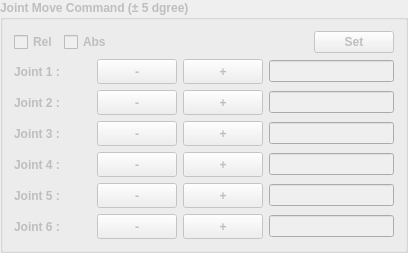
         <widget class="QGroupBox" name="gbJointMoveCommand">
          <property name="enabled">
           <bool>false</bool>
          </property>
          <property name="minimumSize">
           <size>
            <width>350</width>
            <height>0</height>
           </size>
          </property>
          <property name="maximumSize">
           <size>
            <width>16777215</width>
            <height>16777215</height>
           </size>
          </property>
          <property name="font">
           <font>
            <weight>75</weight>
            <bold>true</bold>
           </font>
          </property>
          <property name="title">
           <string>Joint Move Command (± 5 dgree)</string>
          </property>
          <layout class="QGridLayout" name="gridLayout_5">
           <item row="0" column="0">
            <layout class="QHBoxLayout" name="horizontalLayout_18">
             <item>
              <widget class="QCheckBox" name="cbJointRel">
               <property name="minimumSize">
                <size>
                 <width>0</width>
                 <height>0</height>
                </size>
               </property>
               <property name="text">
                <string>Rel</string>
               </property>
              </widget>
             </item>
             <item>
              <widget class="QCheckBox" name="cbJointAbs">
               <property name="minimumSize">
                <size>
                 <width>0</width>
                 <height>0</height>
                </size>
               </property>
               <property name="text">
                <string>Abs</string>
               </property>
              </widget>
             </item>
             <item>
              <spacer name="horizontalSpacer">
               <property name="orientation">
                <enum>Qt::Horizontal</enum>
               </property>
               <property name="sizeHint" stdset="0">
                <size>
                 <width>40</width>
                 <height>20</height>
                </size>
               </property>
              </spacer>
             </item>
             <item>
              <widget class="QPushButton" name="btnJSet">
               <property name="minimumSize">
                <size>
                 <width>0</width>
                 <height>0</height>
                </size>
               </property>
               <property name="maximumSize">
                <size>
                 <width>16777215</width>
                 <height>16777215</height>
                </size>
               </property>
               <property name="text">
                <string>Set</string>
               </property>
              </widget>
             </item>
            </layout>
           </item>
           <item row="1" column="0">
            <layout class="QHBoxLayout" name="hlJoint1">
             <item>
              <widget class="QLabel" name="lbJoint1">
               <property name="minimumSize">
                <size>
                 <width>77</width>
                 <height>0</height>
                </size>
               </property>
               <property name="text">
                <string>Joint 1 : </string>
               </property>
              </widget>
             </item>
             <item>
              <widget class="QPushButton" name="btnJ1N">
               <property name="minimumSize">
                <size>
                 <width>25</width>
                 <height>25</height>
                </size>
               </property>
               <property name="maximumSize">
                <size>
                 <width>16777215</width>
                 <height>16777215</height>
                </size>
               </property>
               <property name="text">
                <string>-</string>
               </property>
              </widget>
             </item>
             <item>
              <widget class="QPushButton" name="btnJ1P">
               <property name="minimumSize">
                <size>
                 <width>25</width>
                 <height>25</height>
                </size>
               </property>
               <property name="maximumSize">
                <size>
                 <width>16777215</width>
                 <height>16777215</height>
                </size>
               </property>
               <property name="text">
                <string>+</string>
               </property>
              </widget>
             </item>
             <item>
              <widget class="QLineEdit" name="txtJCmd1">
               <property name="minimumSize">
                <size>
                 <width>82</width>
                 <height>0</height>
                </size>
               </property>
               <property name="layoutDirection">
                <enum>Qt::LeftToRight</enum>
               </property>
               <property name="text">
                <string/>
               </property>
               <property name="alignment">
                <set>Qt::AlignRight|Qt::AlignTrailing|Qt::AlignVCenter</set>
               </property>
              </widget>
             </item>
            </layout>
           </item>
           <item row="2" column="0">
            <layout class="QHBoxLayout" name="hlJoint2">
             <item>
              <widget class="QLabel" name="lbJoint2">
               <property name="minimumSize">
                <size>
                 <width>77</width>
                 <height>0</height>
                </size>
               </property>
               <property name="text">
                <string>Joint 2 : </string>
               </property>
              </widget>
             </item>
             <item>
              <widget class="QPushButton" name="btnJ2N">
               <property name="minimumSize">
                <size>
                 <width>25</width>
                 <height>25</height>
                </size>
               </property>
               <property name="maximumSize">
                <size>
                 <width>16777215</width>
                 <height>16777215</height>
                </size>
               </property>
               <property name="text">
                <string>-</string>
               </property>
              </widget>
             </item>
             <item>
              <widget class="QPushButton" name="btnJ2P">
               <property name="minimumSize">
                <size>
                 <width>25</width>
                 <height>25</height>
                </size>
               </property>
               <property name="maximumSize">
                <size>
                 <width>16777215</width>
                 <height>16777215</height>
                </size>
               </property>
               <property name="text">
                <string>+</string>
               </property>
              </widget>
             </item>
             <item>
              <widget class="QLineEdit" name="txtJCmd2">
               <property name="alignment">
                <set>Qt::AlignRight|Qt::AlignTrailing|Qt::AlignVCenter</set>
               </property>
              </widget>
             </item>
            </layout>
           </item>
           <item row="4" column="0">
            <layout class="QHBoxLayout" name="hlJoint4">
             <item>
              <widget class="QLabel" name="lbJoint4">
               <property name="minimumSize">
                <size>
                 <width>77</width>
                 <height>0</height>
                </size>
               </property>
               <property name="text">
                <string>Joint 4 : </string>
               </property>
              </widget>
             </item>
             <item>
              <widget class="QPushButton" name="btnJ4N">
               <property name="minimumSize">
                <size>
                 <width>25</width>
                 <height>25</height>
                </size>
               </property>
               <property name="maximumSize">
                <size>
                 <width>16777215</width>
                 <height>16777215</height>
                </size>
               </property>
               <property name="text">
                <string>-</string>
               </property>
              </widget>
             </item>
             <item>
              <widget class="QPushButton" name="btnJ4P">
               <property name="minimumSize">
                <size>
                 <width>25</width>
                 <height>25</height>
                </size>
               </property>
               <property name="maximumSize">
                <size>
                 <width>16777215</width>
                 <height>16777215</height>
                </size>
               </property>
               <property name="text">
                <string>+</string>
               </property>
              </widget>
             </item>
             <item>
              <widget class="QLineEdit" name="txtJCmd4">
               <property name="alignment">
                <set>Qt::AlignRight|Qt::AlignTrailing|Qt::AlignVCenter</set>
               </property>
              </widget>
             </item>
            </layout>
           </item>
           <item row="3" column="0">
            <layout class="QHBoxLayout" name="hlJoint3">
             <item>
              <widget class="QLabel" name="lbJoint3">
               <property name="minimumSize">
                <size>
                 <width>77</width>
                 <height>0</height>
                </size>
               </property>
               <property name="text">
                <string>Joint 3 : </string>
               </property>
              </widget>
             </item>
             <item>
              <widget class="QPushButton" name="btnJ3N">
               <property name="minimumSize">
                <size>
                 <width>25</width>
                 <height>25</height>
                </size>
               </property>
               <property name="maximumSize">
                <size>
                 <width>16777215</width>
                 <height>16777215</height>
                </size>
               </property>
               <property name="text">
                <string>-</string>
               </property>
              </widget>
             </item>
             <item>
              <widget class="QPushButton" name="btnJ3P">
               <property name="minimumSize">
                <size>
                 <width>25</width>
                 <height>25</height>
                </size>
               </property>
               <property name="maximumSize">
                <size>
                 <width>16777215</width>
                 <height>16777215</height>
                </size>
               </property>
               <property name="text">
                <string>+</string>
               </property>
              </widget>
             </item>
             <item>
              <widget class="QLineEdit" name="txtJCmd3">
               <property name="alignment">
                <set>Qt::AlignRight|Qt::AlignTrailing|Qt::AlignVCenter</set>
               </property>
              </widget>
             </item>
            </layout>
           </item>
           <item row="5" column="0">
            <layout class="QHBoxLayout" name="hlJoint5">
             <item>
              <widget class="QLabel" name="lbJoint5">
               <property name="minimumSize">
                <size>
                 <width>77</width>
                 <height>0</height>
                </size>
               </property>
               <property name="text">
                <string>Joint 5 : </string>
               </property>
              </widget>
             </item>
             <item>
              <widget class="QPushButton" name="btnJ5N">
               <property name="minimumSize">
                <size>
                 <width>25</width>
                 <height>25</height>
                </size>
               </property>
               <property name="maximumSize">
                <size>
                 <width>16777215</width>
                 <height>16777215</height>
                </size>
               </property>
               <property name="text">
                <string>-</string>
               </property>
              </widget>
             </item>
             <item>
              <widget class="QPushButton" name="btnJ5P">
               <property name="minimumSize">
                <size>
                 <width>25</width>
                 <height>25</height>
                </size>
               </property>
               <property name="maximumSize">
                <size>
                 <width>16777215</width>
                 <height>16777215</height>
                </size>
               </property>
               <property name="text">
                <string>+</string>
               </property>
              </widget>
             </item>
             <item>
              <widget class="QLineEdit" name="txtJCmd5">
               <property name="alignment">
                <set>Qt::AlignRight|Qt::AlignTrailing|Qt::AlignVCenter</set>
               </property>
              </widget>
             </item>
            </layout>
           </item>
           <item row="6" column="0">
            <layout class="QHBoxLayout" name="hlJoint6">
             <item>
              <widget class="QLabel" name="lbJoint6">
               <property name="minimumSize">
                <size>
                 <width>77</width>
                 <height>0</height>
                </size>
               </property>
               <property name="text">
                <string>Joint 6 : </string>
               </property>
              </widget>
             </item>
             <item>
              <widget class="QPushButton" name="btnJ6N">
               <property name="minimumSize">
                <size>
                 <width>25</width>
                 <height>25</height>
                </size>
               </property>
               <property name="maximumSize">
                <size>
                 <width>16777215</width>
                 <height>16777215</height>
                </size>
               </property>
               <property name="text">
                <string>-</string>
               </property>
              </widget>
             </item>
             <item>
              <widget class="QPushButton" name="btnJ6P">
               <property name="minimumSize">
                <size>
                 <width>25</width>
                 <height>25</height>
                </size>
               </property>
               <property name="maximumSize">
                <size>
                 <width>16777215</width>
                 <height>16777215</height>
                </size>
               </property>
               <property name="text">
                <string>+</string>
               </property>
              </widget>
             </item>
             <item>
              <widget class="QLineEdit" name="txtJCmd6">
               <property name="alignment">
                <set>Qt::AlignRight|Qt::AlignTrailing|Qt::AlignVCenter</set>
               </property>
              </widget>
             </item>
            </layout>
           </item>
          </layout>
         </widget>
